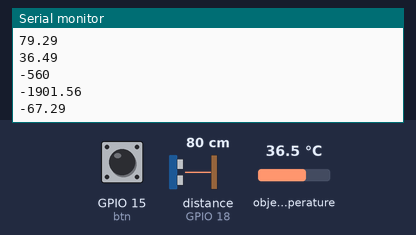
A sketch run on a simulated ESP32. On the bench: the last lines printed to the serial monitor. Wiring (inferred from the names in the program): ultrasonic range finder: trigger GPIO 5; echo GPIO 18. The inputs (shaded band) are chosen by the test bench; at power-on: distance to the obstacle (sensor on GPIO 18) 80 cm, GPIO 15 (btn) LOW, object temperature 36.5 °C. The echo pulse lasts 58.3 µs per cm; WiFi joins after 1.5 s; servers stay silent unless stated.

Above: at 3.3 s.
3.4 s: distance to the obstacle (sensor on GPIO 18) set to 14 cm
At 4.1 s:
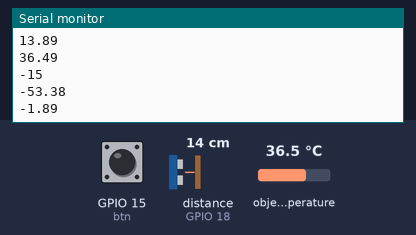
4.9 s: distance to the obstacle (sensor on GPIO 18) set to 11 cm
At 5.8 s:
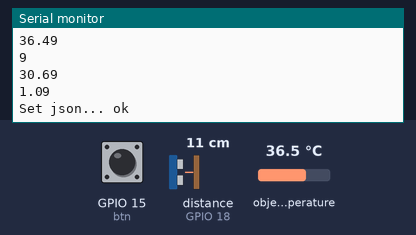
Timing chart, 0 to 7.9 s (numbered marks = the images above; inputs shaded):
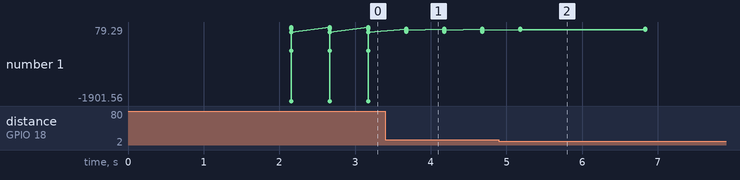

Measured:
- the behaviour switches between 13 and 12 cm on distance to the obstacle (sensor on GPIO 18) (found by bisection; images 1 and 2)
- after the input at 3.4 s, the serial monitor: prints a new line after 0.27 s (image 1)
- after the input at 4.9 s, the serial monitor: prints a new line after 0.28 s (image 2)
- plotted number 1: -67.29 → -1.89 after the input at 3.4 s, -1.89 → 1.09 after the input at 4.9 s

The sketch:

full_code.ino
```cpp
#include "WiFi.h"
#include <FirebaseESP32.h>
#include <Wire.h>
#include <Adafruit_MLX90614.h>
Adafruit_MLX90614 mlx = Adafruit_MLX90614();

const char* WIFI_SSID = "Akshad";
const char* WIFI_PASSWORD =  "internet";

//Provide the token generation process info.
#include "addons/TokenHelper.h"
//Provide the RTDB payload printing info and other helper functions.
#include "addons/RTDBHelper.h"

#define API_KEY "AIzaSyDx-oWQPIRGNF9ZB15tfXonCTbzQ8ENGG0"
#define DATABASE_URL "https://smart-bottle-2aae7-default-rtdb.firebaseio.com/"
#define USER_EMAIL "akx2404@gmail.com"
#define USER_PASSWORD ""

//Define Firebase Data object
FirebaseData stream;
FirebaseData fbdo;

FirebaseAuth auth;
FirebaseConfig config;

unsigned long sendDataPrevMillis = 0;

int val_count=0;

void streamCallback(StreamData data)
{
  Serial.printf("sream path, %s\nevent path, %s\ndata type, %s\nevent type, %s\n\n",
                data.streamPath().c_str(),
                data.dataPath().c_str(),
                data.dataType().c_str(),
                data.eventType().c_str());
  printResult(data); //see addons/RTDBHelper.h
  Serial.println();
}

void streamTimeoutCallback(bool timeout)
{
  if (timeout)
    Serial.println("stream timeout, resuming...\n");
}


const int trigPin = 5;
const int echoPin = 18;

//cm/microSec
#define SOUND_SPEED 0.034
#define CM_TO_INCH 0.393701

long duration;
float distanceCm;
float distanceInch;
float dist;
float level;
int perc;
float vol_left;
float temp = 0;
float vol_left_day;
int state;
int btn = 15;
float water_temp;


void setup()
{

  Serial.begin(115200);
  pinMode(trigPin, OUTPUT);
  pinMode(echoPin, INPUT);
  pinMode(btn, INPUT);
  mlx.begin();

  WiFi.begin(WIFI_SSID, WIFI_PASSWORD);
  Serial.print("Connecting to Wi-Fi");
  while (WiFi.status() != WL_CONNECTED)
  {
    delay(1000);
    Serial.print(".");
  }
  Serial.println();
  Serial.print("Connected with IP: ");
  Serial.println(WiFi.localIP());
  Serial.println();

  config.api_key = API_KEY;
  config.database_url = DATABASE_URL;
  auth.user.email = USER_EMAIL;
  auth.user.password = USER_PASSWORD;

  config.token_status_callback = tokenStatusCallback;

  Firebase.begin(&config, &auth);
  //Firebase.begin(DATABASE_URL, "wGWTTvn0EKhsf2tNKmHmPmwiurE4XtIZF7g0vsI1");


  Firebase.reconnectWiFi(true);

  if (!Firebase.beginStream(stream, "/data"))
    Serial.printf("sream begin error, %s\n\n", stream.errorReason().c_str());

  Firebase.setStreamCallback(stream, streamCallback, streamTimeoutCallback);
}

float measure_distance(){
  digitalWrite(trigPin, LOW);
  delayMicroseconds(2);
  digitalWrite(trigPin, HIGH);
  delayMicroseconds(2);
  digitalWrite(trigPin, LOW);
  duration = pulseIn(echoPin, HIGH);

  distanceCm = duration * SOUND_SPEED/2;

  distanceInch = distanceCm * CM_TO_INCH;

  return distanceCm;
}

void loop()
{
    state = digitalRead(btn);

    if (Firebase.ready())
  {
    sendDataPrevMillis = millis();
    val_count++;
    dist = measure_distance();
    level = 12-dist;
    vol_left = 28.26*level;
    perc = 28.26*level/339.12*100;
    water_temp = mlx.readObjectTempC();

    Serial.println(dist);
    Serial.println(water_temp);
    Serial.println(perc);
    Serial.println(vol_left);
    Serial.println(level);

    if(perc<0 || perc>100){
      perc = -1;
    }

    if(vol_left<0 || vol_left>339.12){
      vol_left = -1;
    }

    if (perc !=-1 && vol_left !=-1){
    FirebaseJson json;
    json.add("level", vol_left);
    //json.add("num", val_count);
    json.add("perc", perc);
    json.add("temp", water_temp);
    Serial.printf("Set json... %s\n\n", Firebase.setJSON(fbdo, "/test", json) ? "ok" : fbdo.errorReason().c_str());
    delay(1000);

    }
  }

  delay(500);

}
```
